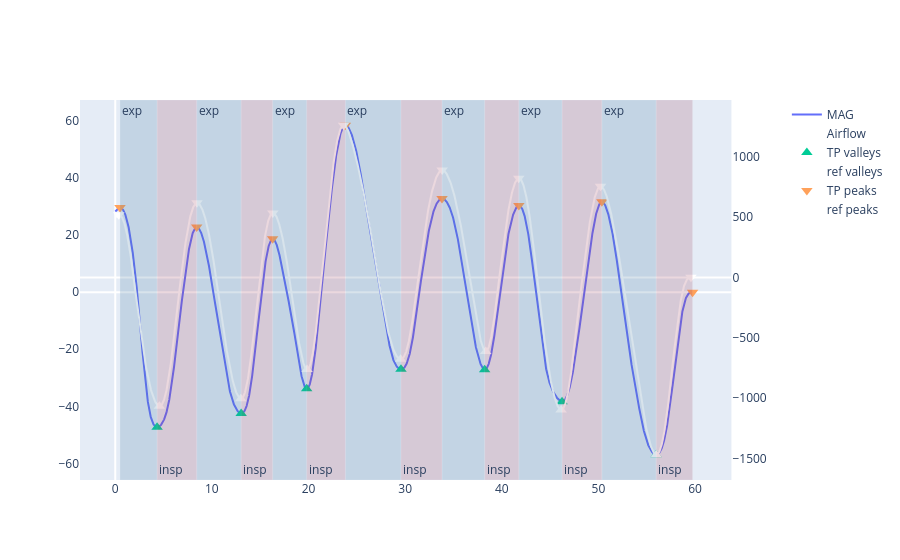

The code cell stored with this chart in its notebook:
### Code cell
plot_resp_param(data, overview, id="2QWT", activity="SNB", sensor="MAG")

### Figure 1 — Plotly figure (JSON) as saved in the notebook; plotly's stock layout.template omitted (floating-point values rounded to 4 significant figures; data arrays with more than 128 entries replaced by an {"elided": "..."} marker saying what was removed)
{"data": [{"name": "MAG", "type": "scatter", "x": {"elided": "5994 float values"}, "y": {"elided": "5994 float values"}}, {"line": {"color": "white"}, "name": "Airflow", "type": "scatter", "x": {"elided": "5994 float values"}, "xaxis": "x", "y": {"elided": "5994 float values"}, "yaxis": "y2"}, {"marker": {"size": 10, "symbol": "triangle-up"}, "mode": "markers", "name": "TP valleys", "type": "scatter", "x": [4.33, 13.03, 19.81, 29.57, 38.23, 46.24, 55.98], "y": [-47.33, -42.53, -33.88, -27.05, -27.17, -38.39, -56.99]}, {"marker": {"color": "white", "size": 10, "symbol": "triangle-up"}, "mode": "markers", "name": "ref valleys", "type": "scatter", "x": [4.57, 12.99, 19.85, 29.53, 38.34, 46.14, 55.99], "xaxis": "x", "y": [-1065.0, -1004.0, -762.4, -677.1, -611.9, -1096.0, -1467.0], "yaxis": "y2"}, {"marker": {"size": 10, "symbol": "triangle-down"}, "mode": "markers", "name": "TP peaks", "type": "scatter", "x": [0.49, 8.43, 16.29, 23.82, 33.82, 41.77, 50.36, 59.75], "y": [29.69, 22.84, 18.73, 58.57, 32.86, 30.4, 31.71, 0.01794]}, {"marker": {"color": "white", "size": 10, "symbol": "triangle-down"}, "mode": "markers", "name": "ref peaks", "type": "scatter", "x": [0.37, 8.46, 16.31, 23.63, 33.83, 41.76, 50.22, 59.58], "xaxis": "x", "y": [519.1, 618.2, 535.0, 1261.0, 889.7, 822.6, 754.9, 2.155], "yaxis": "y2"}, {"mode": "markers", "name": "FN valleys", "type": "scatter", "x": [], "y": []}, {"mode": "markers", "name": "FN peaks", "type": "scatter", "x": [], "y": []}, {"mode": "markers", "name": "FP valleys", "type": "scatter", "x": [], "y": []}, {"mode": "markers", "name": "FP peaks", "type": "scatter", "x": [], "y": []}], "layout": {"annotations": [{"showarrow": false, "text": "exp", "x": 0.49, "xanchor": "left", "xref": "x", "y": 1, "yanchor": "top", "yref": "y domain"}, {"showarrow": false, "text": "exp", "x": 8.43, "xanchor": "left", "xref": "x", "y": 1, "yanchor": "top", "yref": "y domain"}, {"showarrow": false, "text": "exp", "x": 16.29, "xanchor": "left", "xref": "x", "y": 1, "yanchor": "top", "yref": "y domain"}, {"showarrow": false, "text": "exp", "x": 23.82, "xanchor": "left", "xref": "x", "y": 1, "yanchor": "top", "yref": "y domain"}, {"showarrow": false, "text": "exp", "x": 33.82, "xanchor": "left", "xref": "x", "y": 1, "yanchor": "top", "yref": "y domain"}, {"showarrow": false, "text": "exp", "x": 41.77, "xanchor": "left", "xref": "x", "y": 1, "yanchor": "top", "yref": "y domain"}, {"showarrow": false, "text": "exp", "x": 50.36, "xanchor": "left", "xref": "x", "y": 1, "yanchor": "top", "yref": "y domain"}, {"showarrow": false, "text": "insp", "x": 4.33, "xanchor": "left", "xref": "x", "y": 0, "yanchor": "bottom", "yref": "y domain"}, {"showarrow": false, "text": "insp", "x": 13.03, "xanchor": "left", "xref": "x", "y": 0, "yanchor": "bottom", "yref": "y domain"}, {"showarrow": false, "text": "insp", "x": 19.81, "xanchor": "left", "xref": "x", "y": 0, "yanchor": "bottom", "yref": "y domain"}, {"showarrow": false, "text": "insp", "x": 29.57, "xanchor": "left", "xref": "x", "y": 0, "yanchor": "bottom", "yref": "y domain"}, {"showarrow": false, "text": "insp", "x": 38.23, "xanchor": "left", "xref": "x", "y": 0, "yanchor": "bottom", "yref": "y domain"}, {"showarrow": false, "text": "insp", "x": 46.24, "xanchor": "left", "xref": "x", "y": 0, "yanchor": "bottom", "yref": "y domain"}, {"showarrow": false, "text": "insp", "x": 55.98, "xanchor": "left", "xref": "x", "y": 0, "yanchor": "bottom", "yref": "y domain"}], "shapes": [{"fillcolor": "#4179A0", "line": {"color": "white", "width": 0.2}, "opacity": 0.2, "type": "rect", "x0": 0.49, "x1": 4.33, "xref": "x", "y0": 0, "y1": 1, "yref": "y domain"}, {"fillcolor": "#4179A0", "line": {"color": "white", "width": 0.2}, "opacity": 0.2, "type": "rect", "x0": 8.43, "x1": 13.03, "xref": "x", "y0": 0, "y1": 1, "yref": "y domain"}, {"fillcolor": "#4179A0", "line": {"color": "white", "width": 0.2}, "opacity": 0.2, "type": "rect", "x0": 16.29, "x1": 19.81, "xref": "x", "y0": 0, "y1": 1, "yref": "y domain"}, {"fillcolor": "#4179A0", "line": {"color": "white", "width": 0.2}, "opacity": 0.2, "type": "rect", "x0": 23.82, "x1": 29.57, "xref": "x", "y0": 0, "y1": 1, "yref": "y domain"}, {"fillcolor": "#4179A0", "line": {"color": "white", "width": 0.2}, "opacity": 0.2, "type": "rect", "x0": 33.82, "x1": 38.23, "xref": "x", "y0": 0, "y1": 1, "yref": "y domain"}, {"fillcolor": "#4179A0", "line": {"color": "white", "width": 0.2}, "opacity": 0.2, "type": "rect", "x0": 41.77, "x1": 46.24, "xref": "x", "y0": 0, "y1": 1, "yref": "y domain"}, {"fillcolor": "#4179A0", "line": {"color": "white", "width": 0.2}, "opacity": 0.2, "type": "rect", "x0": 50.36, "x1": 55.98, "xref": "x", "y0": 0, "y1": 1, "yref": "y domain"}, {"fillcolor": "#A0415D", "line": {"color": "white", "width": 0.2}, "opacity": 0.2, "type": "rect", "x0": 4.33, "x1": 8.43, "xref": "x", "y0": 0, "y1": 1, "yref": "y domain"}, {"fillcolor": "#A0415D", "line": {"color": "white", "width": 0.2}, "opacity": 0.2, "type": "rect", "x0": 13.03, "x1": 16.29, "xref": "x", "y0": 0, "y1": 1, "yref": "y domain"}, {"fillcolor": "#A0415D", "line": {"color": "white", "width": 0.2}, "opacity": 0.2, "type": "rect", "x0": 19.81, "x1": 23.82, "xref": "x", "y0": 0, "y1": 1, "yref": "y domain"}, {"fillcolor": "#A0415D", "line": {"color": "white", "width": 0.2}, "opacity": 0.2, "type": "rect", "x0": 29.57, "x1": 33.82, "xref": "x", "y0": 0, "y1": 1, "yref": "y domain"}, {"fillcolor": "#A0415D", "line": {"color": "white", "width": 0.2}, "opacity": 0.2, "type": "rect", "x0": 38.23, "x1": 41.77, "xref": "x", "y0": 0, "y1": 1, "yref": "y domain"}, {"fillcolor": "#A0415D", "line": {"color": "white", "width": 0.2}, "opacity": 0.2, "type": "rect", "x0": 46.24, "x1": 50.36, "xref": "x", "y0": 0, "y1": 1, "yref": "y domain"}, {"fillcolor": "#A0415D", "line": {"color": "white", "width": 0.2}, "opacity": 0.2, "type": "rect", "x0": 55.98, "x1": 59.75, "xref": "x", "y0": 0, "y1": 1, "yref": "y domain"}], "xaxis": {"anchor": "y", "domain": [0, 0.94], "showgrid": false}, "yaxis": {"anchor": "x", "domain": [0, 1], "showgrid": false}, "yaxis2": {"anchor": "x", "overlaying": "y", "showgrid": false, "side": "right"}}}
